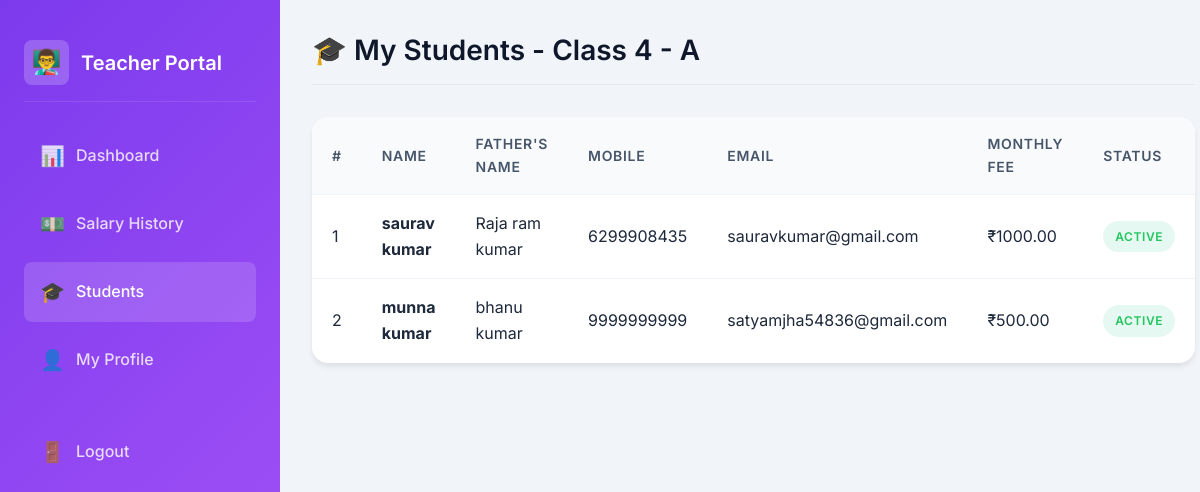
Screenshot of /teacher/students/ (signed in) with the database file from the repository.
### core/models.py (models this page shows, shortened)
class Teacher(models.Model):
    name = models.CharField(max_length=100)
    father_name = models.CharField(max_length=100, blank=True)
    address = models.TextField(blank=True)
    email = models.EmailField(unique=True)
    mobile = models.CharField(max_length=15)
    aadhar_no = models.CharField(max_length=12, blank=True)
    qualification = models.CharField(max_length=100, blank=True)
    role = models.CharField(max_length=50, default='Teacher')
    joining_date = models.DateField()
    subjects = models.ManyToManyField(Subject, blank=True)
    class_section = models.ForeignKey(SchoolClass, on_delete=models.SET_NULL, null=True, blank=True)
    password = models.CharField(max_length=128)
    monthly_salary = models.DecimalField(max_digits=10, decimal_places=2, default=0)
    photo = models.BinaryField(blank=True, null=True)
    is_active = models.BooleanField(default=True)
    created_at = models.DateTimeField(auto_now_add=True)

class SchoolClass(models.Model):
    class_name = models.CharField(max_length=50)
    section = models.CharField(max_length=10)
    strength = models.IntegerField(default=0)
    class Meta:
        verbose_name = "Class"
        verbose_name_plural = "Classes"
        unique_together = ['class_name', 'section']
    def __str__(self):
        return f"{self.class_name} - {self.section}"

class Student(models.Model):
    name = models.CharField(max_length=100)
    father_name = models.CharField(max_length=100)
    student_class = models.ForeignKey(SchoolClass, on_delete=models.SET_NULL, null=True)
    role = models.CharField(max_length=50, default='Student')
    address = models.TextField(blank=True)
    email = models.EmailField(blank=True)
    mobile = models.CharField(max_length=15)
    admission_date = models.DateField()
    monthly_fee = models.DecimalField(max_digits=10, decimal_places=2, default=0)
    photo = models.BinaryField(blank=True, null=True)
    password = models.CharField(max_length=128)
    is_active = models.BooleanField(default=True)
    created_at = models.DateTimeField(auto_now_add=True)

### core/views.py (the view)
# urls.py: path('teacher/students/', views.teacher_students, name='teacher_students'),
def teacher_students(request):
    if request.session.get('user_type') != 'teacher':
        return redirect('teacher_login')
    teacher_id = request.session.get('teacher_id')
    teacher = get_object_or_404(Teacher, pk=teacher_id)
    students = []
    if teacher.class_section:
        students = Student.objects.filter(student_class=teacher.class_section, is_active=True)
    return render(request, 'teacher/students.html', {'students': students, 'teacher': teacher})

### templates/teacher/students.html (shortened to what this page needs)
{% extends 'base.html' %}
{% block body %}
<div class="dashboard-layout">
    <aside class="sidebar" style="background: linear-gradient(135deg, #7c3aed 0%, #a855f7 100%);">
        <div class="sidebar-brand">
            <div class="brand-icon">👨‍🏫</div>
            <div>
                <h2>Teacher Portal</h2>
            </div>
        </div>
        <nav>
            <ul class="sidebar-nav">
                <li class="nav-item"><a href="{% url 'teacher_dashboard' %}" class="nav-link"><span
                            class="icon">📊</span> Dashboard</a></li>
                <li class="nav-item"><a href="{% url 'teacher_salary_history' %}" class="nav-link"><span
                            class="icon">💵</span> Salary History</a></li>
                <li class="nav-item"><a href="{% url 'teacher_students' %}" class="nav-link active"><span
                            class="icon">🎓</span> Students</a></li>
                <li class="nav-item"><a href="{% url 'teacher_profile' %}" class="nav-link"><span class="icon">👤</span>
                        My Profile</a></li>
                <li class="nav-item" style="margin-top: 2rem;"><a href="{% url 'logout' %}" class="nav-link"><span
                            class="icon">🚪</span> Logout</a></li>
            </ul>
        </nav>
    </aside>
    <main class="main-content">
        <div class="top-header">
            <h1 class="page-title">🎓 My Students {% if teacher.class_section %}- {{ teacher.class_section }}{% endif %}
            </h1>
        </div>
        {% if teacher.class_section %}
        <div class="table-container">
            <table class="table">
                <thead>
                    <tr>
                        <th>#</th>
                        <th>Name</th>
                        <th>Father's Name</th>
                        <th>Mobile</th>
                        <th>Email</th>
                        <th>Monthly Fee</th>
                        <th>Status</th>
                    </tr>
                </thead>
                <tbody>
                    {% for student in students %}
                    <tr>
                        <td>{{ forloop.counter }}</td>
                        <td><strong>{{ student.name }}</strong></td>
                        <td>{{ student.father_name }}</td>
                        <td>{{ student.mobile }}</td>
                        <td>{{ student.email|default:"-" }}</td>
                        <td>₹{{ student.monthly_fee }}</td>
                        <td><span class="badge badge-{% if student.is_active %}success{% else %}danger{% endif %}">{% if student.is_active %}Active{% else %}Inactive{% endif %}</span></td>
                    </tr>
                    {% empty %}
                    <tr>
                        <td colspan="7" class="text-center text-muted p-4">No students in your class</td>
                    </tr>
                    {% endfor %}
                </tbody>
            </table>
        </div>
        {% else %}
        <div class="card">
            <p class="text-center text-muted p-4">You are not assigned as class teacher to any class yet.</p>
        </div>
        {% endif %}
    </main>
</div>
{% endblock %}

### static/css/style.css (style rules this page uses)
:root { --primary-dark: #7f1d1d; --primary: #dc2626; --primary-light: #ef4444; --success: #22c55e; --success-light: #4ade80; --warning: #d97706; --warning-light: #f59e0b; --danger: #b91c1c; --danger-light: #dc2626; --info: #e11d48; --gold: #d97706; --gold-light: #f59e0b; --white: #ffffff; --gray-50: #f8fafc; --gray-100: #f1f5f9; --gray-200: #e2e8f0; --gray-300: #cbd5e1; --gray-400: #94a3b8; --gray-500: #64748b; --gray-600: #475569; --gray-700: #334155; --gray-800: #1e293b; --gray-900: #0f172a; --gradient-primary: linear-gradient(135deg, #7f1d1d 0%, #dc2626 100%); --gradient-success: linear-gradient(135deg, #15803d 0%, #22c55e 100%); --gradient-warning: linear-gradient(135deg, #b45309 0%, #d97706 100%); --gradient-danger: linear-gradient(135deg, #b91c1c 0%, #dc2626 100%); --shadow-sm: 0 1px 2px 0 rgba(0, 0, 0, 0.05); --shadow: 0 4px 6px -1px rgba(0, 0, 0, 0.1); --shadow-md: 0 10px 15px -3px rgba(0, 0, 0, 0.1); --shadow-lg: 0 25px 50px -12px rgba(0, 0, 0, 0.25); --shadow-glass: 0 8px 32px 0 rgba(127, 29, 29, 0.2); --radius-sm: 0.375rem; --radius: 0.5rem; --radius-md: 0.75rem; --radius-lg: 1rem; --radius-xl: 1.5rem; --transition: all 0.3s ease; --transition-fast: all 0.15s ease; }
*, *::before, *::after { box-sizing: border-box; margin: 0; padding: 0; }
body { font-family: 'Inter', 'Segoe UI', system-ui, -apple-system, sans-serif; background: var(--gray-100); color: var(--gray-800); line-height: 1.6; min-height: 100vh; }
a { text-decoration: none; color: inherit; }
h1, h2, h3, h4, h5, h6 { font-weight: 600; line-height: 1.3; color: var(--gray-900); }
h1 { font-size: 2.25rem; }
h2 { font-size: 1.875rem; }
.dashboard-layout { display: flex; min-height: 100vh; }
.sidebar { width: 280px; background: var(--gradient-primary); color: var(--white); padding: 1.5rem; position: fixed; height: 100vh; overflow-y: auto; z-index: 100; }
.sidebar-brand { display: flex; align-items: center; gap: 0.75rem; padding: 1rem 0; border-bottom: 1px solid rgba(255, 255, 255, 0.1); margin-bottom: 1.5rem; }
.sidebar-brand h2 { color: var(--white); font-size: 1.25rem; }
.sidebar-brand .brand-icon { width: 45px; height: 45px; background: rgba(255, 255, 255, 0.2); border-radius: var(--radius); display: flex; align-items: center; justify-content: center; font-size: 1.5rem; }
.sidebar-nav { list-style: none; }
.nav-item { margin-bottom: 0.5rem; }
.nav-link { display: flex; align-items: center; gap: 0.75rem; padding: 0.875rem 1rem; border-radius: var(--radius); color: rgba(255, 255, 255, 0.8); transition: var(--transition); font-weight: 500; }
.nav-link:hover, .nav-link.active { background: rgba(255, 255, 255, 0.15); color: var(--white); }
.nav-link .icon { font-size: 1.25rem; width: 24px; text-align: center; }
.main-content { flex: 1; margin-left: 280px; padding: 2rem; }
.top-header { display: flex; justify-content: space-between; align-items: center; margin-bottom: 2rem; padding-bottom: 1rem; border-bottom: 1px solid var(--gray-200); }
.page-title { font-size: 1.75rem; color: var(--gray-900); }
.table-container { overflow-x: auto; background: var(--white); border-radius: var(--radius-lg); box-shadow: var(--shadow); }
.table { width: 100%; border-collapse: collapse; }
.table th, .table td { padding: 1rem 1.25rem; text-align: left; border-bottom: 1px solid var(--gray-100); }
.table th { background: var(--gray-50); font-weight: 600; font-size: 0.875rem; color: var(--gray-600); text-transform: uppercase; letter-spacing: 0.05em; }
.table tbody tr { transition: var(--transition-fast); }
.table tbody tr:last-child td { border-bottom: none; }
.badge { display: inline-flex; align-items: center; padding: 0.375rem 0.75rem; border-radius: 9999px; font-size: 0.75rem; font-weight: 600; text-transform: uppercase; letter-spacing: 0.05em; }
.badge-success { background: rgba(16, 185, 129, 0.1); color: var(--success); }

### rows the page displays
Teacher: class_section "Class 4 - A"
Student: name "saurav kumar", father_name "Raja ram kumar", mobile "6299908435", email "sauravkumar@gmail.com", monthly_fee "1000.00", is_active "ACTIVE"
Student: name "munna kumar", father_name "bhanu kumar", mobile "9999999999", email "satyamjha54836@gmail.com", monthly_fee "500.00", is_active "ACTIVE"
